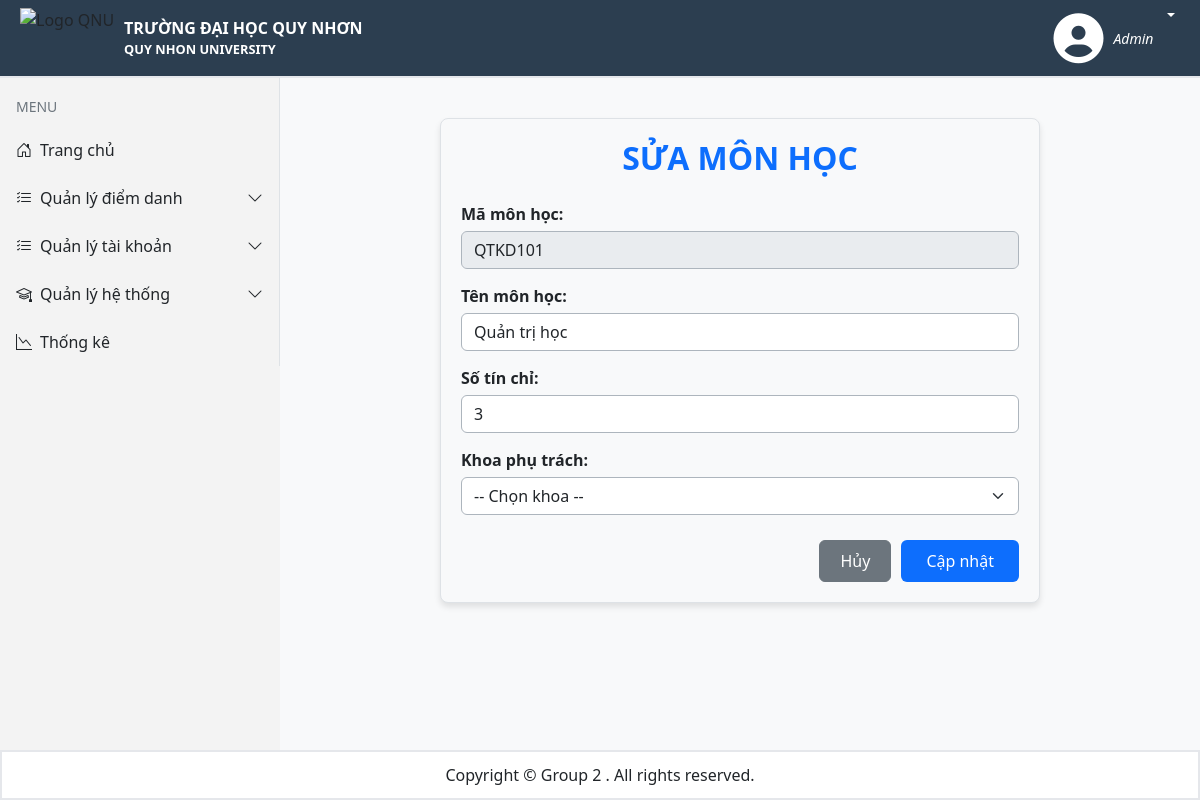
The app's page /Admin/QuanLyDiemDanh/MonHoc/SuaMonHoc?MaMonHoc=QTKD101 (signed in) with its own data.
### tables this page shows
CREATE TABLE IF NOT EXISTS `monhoc` (
  `MaMonHoc` varchar(10) NOT NULL,
  `TenMonHoc` varchar(100) DEFAULT NULL,
  `SoTC` int DEFAULT NULL,
  `KhoaPhuTrach` varchar(10) DEFAULT NULL,
  PRIMARY KEY (`MaMonHoc`),
  KEY `KhoaPhuTrach` (`KhoaPhuTrach`)
);

### app/Controllers/BaseController.php (called while the page is built, shortened)
<?php
require_once __DIR__ . '/../Config/database.php';
require_once __DIR__ . '/../Models/MonHoc.php';
class BaseController
{
    protected function renderAdmin($title, $render,$data = [])
    {
        require_once __DIR__ . "/../Views/layout.php";
    }
}

### app/Controllers/AdminController.php (called while the page is built, shortened)
<?php
    require_once __DIR__ . '/BaseController.php';
    class AdminController extends BaseController
    {
        public function showSuaMonHoc()
        {
            $monHocModel = new MonHoc();
            $dataMH = $monHocModel->getMonHocById(trim($_GET['MaMonHoc'] ?? ''));
            $this->renderAdmin("Sửa môn học", "ThemMonHoc.php", ['dataMH' => $dataMH]);
        }
    }
?>

### app/Models/MonHoc.php (called while the page is built, shortened)
<?php
    class MonHoc
    {
        private $conn;
        public function __construct()
        {
            $this->conn = Database::getConnection();
        }
        public function getMonHocById($maMonHoc)
        {
            $stmt = $this->conn->prepare("SELECT * FROM monhoc WHERE MaMonHoc = ?");
            $stmt->bind_param("s", $maMonHoc);
            $stmt->execute();
            $result = $stmt->get_result();
            return $result->fetch_assoc();
        }
    }
?>

### app/Config/database.php (called while the page is built, shortened)
<?php
class Database
{
    private static $servername = "localhost";
    private static $username = "root";
    private static $password = "";
    private static $dbname = "diemdanhonline";
    private static $conn = null;
    public static function getConnection()
    {
        if (self::$conn === null) {
            self::$conn = new mysqli(self::$servername, self::$username, self::$password, self::$dbname);
        }
        return self::$conn;
    }
}
?>

### app/Views/Admin/ThemMonHoc.php (the view, shortened to what this page needs)
<?php
    $isEdit = isset($data['dataMH']);
    $mh = $isEdit ? $data['dataMH'] : null;
?>
<div class="qnu-form-container" style="max-width: 600px; margin: 40px auto; padding: 20px; border: 1px solid #dee2e6; border-radius: 8px; background-color: #f8f9fa; box-shadow: 0 4px 6px rgba(0,0,0,0.1);">
    <h2 class="qnu-form-container__title" style="text-align: center; margin-bottom: 25px; color: #0d6efd; font-weight: bold;">
        <?= $isEdit ? 'SỬA MÔN HỌC' : 'THÊM MÔN HỌC MỚI' ?>
    </h2>
    <form class="qnu-course-form" method="post" >
        <div class="qnu-course-form__group" style="margin-bottom: 15px;">
            <label for="maMonHoc" class="qnu-course-form__label" style="display: block; font-weight: 600; margin-bottom: 5px;">Mã môn học:</label>
            <input type="text" name="<?= $isEdit ? 'MaMonHoc' : 'MaMon' ?>" value="<?= $isEdit ? htmlspecialchars($mh['MaMonHoc']) : '' ?>" <?= $isEdit ? 'readonly' : '' ?> id="maMonHoc" class="form-control qnu-course-form__input" placeholder="Ví dụ: COMP123" style="border-color: #adb5bd;">
        </div>
        <div class="qnu-course-form__group" style="margin-bottom: 15px;">
            <label for="tenMonHoc" class="qnu-course-form__label" style="display: block; font-weight: 600; margin-bottom: 5px;">Tên môn học:</label>
            <input type="text" name="<?= $isEdit ? 'TenMonHoc' : 'TenMon' ?>" value="<?= $isEdit ? htmlspecialchars($mh['TenMonHoc']) : '' ?>" id="tenMonHoc" class="form-control qnu-course-form__input" placeholder="Ví dụ: Lập trình Web" style="border-color: #adb5bd;">
        </div>
        <div class="qnu-course-form__group" style="margin-bottom: 15px;">
            <label for="soTinChi" class="qnu-course-form__label" style="display: block; font-weight: 600; margin-bottom: 5px;">Số tín chỉ:</label>
            <input type="number" name="SoTC" value="<?= $isEdit ? htmlspecialchars($mh['SoTC']) : '' ?>" id="soTC" class="form-control qnu-course-form__input" min="1" max="10" style="border-color: #adb5bd;">
        </div>
        <div class="qnu-course-form__group" style="margin-bottom: 25px;">
            <label for="khoaPhuTrach" class="qnu-course-form__label" style="display: block; font-weight: 600; margin-bottom: 5px;">Khoa phụ trách:</label>
            <select name="<?= $isEdit ? 'KhoaPhuTrach' : 'MaKhoa' ?>" id="khoaPhuTrach" class="form-select qnu-course-form__select" style="border-color: #adb5bd; cursor: pointer;">
                <option selected disabled>-- Chọn khoa --</option>
            </select>
        </div>
        <div class="qnu-course-form__actions" style="display: flex; gap: 10px; justify-content: flex-end;">
            <a href="Admin/QuanLyDiemDanh/MonHoc" class="btn btn-secondary qnu-course-form__button--reset" style="padding: 8px 20px; text-decoration: none; color: white; background-color: #6c757d;">Hủy</a>
            <button type="submit" class="btn btn-primary qnu-course-form__button--submit" style="padding: 8px 25px; background-color: #0d6efd; border: none;"><?= $isEdit ? 'Cập nhật' : 'Lưu môn học' ?></button>
        </div>
    </form>
</div>

### public/assets/css/layout.css (style rules this page uses)
:root { --sidebars-color: #f3f3f3; --header-color: #2c3e50; }
* { padding: 0px; margin: 0px; box-sizing: border-box; }
body { background-color: #F6F8FB; overflow: hidden; }

### app/Views/partials/menubar.php (style rules this page uses)
:root { --sidebar-width: 280px; }
body { background:#f8f9fa; }

### records on screen
monhoc: MaMonHoc "QTKD101", TenMonHoc "Quản trị học", SoTC "3"
